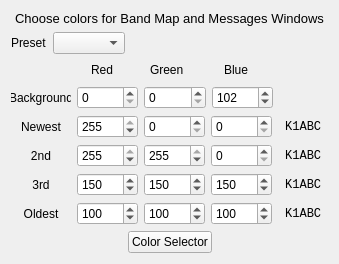
     <widget class="QWidget" name="tab_4">
      <attribute name="title">
       <string>Colors</string>
      </attribute>
      <layout class="QGridLayout" name="gridLayout_5">
       <item row="0" column="0">
        <layout class="QVBoxLayout" name="verticalLayout_10">
         <item>
          <widget class="QLabel" name="label_14">
           <property name="font">
            <font>
             <pointsize>10</pointsize>
            </font>
           </property>
           <property name="text">
            <string>Choose colors for Band Map and Messages Windows</string>
           </property>
           <property name="alignment">
            <set>Qt::AlignmentFlag::AlignCenter</set>
           </property>
          </widget>
         </item>
         <item>
          <layout class="QHBoxLayout" name="horizontalLayout_colorPreset">
           <item>
            <widget class="QLabel" name="label_colorPreset">
             <property name="text">
              <string>Preset</string>
             </property>
            </widget>
           </item>
           <item>
            <widget class="QComboBox" name="colorPresetComboBox"/>
           </item>
           <item>
            <spacer name="horizontalSpacer_colorPreset">
             <property name="orientation">
              <enum>Qt::Orientation::Horizontal</enum>
             </property>
             <property name="sizeHint" stdset="0">
              <size>
               <width>40</width>
               <height>20</height>
              </size>
             </property>
            </spacer>
           </item>
          </layout>
         </item>
         <item>
          <layout class="QHBoxLayout" name="horizontalLayout_17">
           <item>
            <spacer name="horizontalSpacer_17">
             <property name="orientation">
              <enum>Qt::Orientation::Horizontal</enum>
             </property>
             <property name="sizeType">
              <enum>QSizePolicy::Policy::Fixed</enum>
             </property>
             <property name="sizeHint" stdset="0">
              <size>
               <width>80</width>
               <height>20</height>
              </size>
             </property>
            </spacer>
           </item>
           <item>
            <widget class="QLabel" name="label_20">
             <property name="text">
              <string>Red</string>
             </property>
            </widget>
           </item>
           <item>
            <spacer name="horizontalSpacer_19">
             <property name="orientation">
              <enum>Qt::Orientation::Horizontal</enum>
             </property>
             <property name="sizeType">
              <enum>QSizePolicy::Policy::Fixed</enum>
             </property>
             <property name="sizeHint" stdset="0">
              <size>
               <width>31</width>
               <height>20</height>
              </size>
             </property>
            </spacer>
           </item>
           <item>
            <widget class="QLabel" name="label_21">
             <property name="text">
              <string>Green</string>
             </property>
            </widget>
           </item>
           <item>
            <spacer name="horizontalSpacer_20">
             <property name="orientation">
              <enum>Qt::Orientation::Horizontal</enum>
             </property>
             <property name="sizeType">
              <enum>QSizePolicy::Policy::Fixed</enum>
             </property>
             <property name="sizeHint" stdset="0">
              <size>
               <width>34</width>
               <height>20</height>
              </size>
             </property>
            </spacer>
           </item>
           <item>
            <widget class="QLabel" name="label_22">
             <property name="text">
              <string>Blue</string>
             </property>
            </widget>
           </item>
           <item>
            <spacer name="horizontalSpacer_18">
             <property name="orientation">
              <enum>Qt::Orientation::Horizontal</enum>
             </property>
             <property name="sizeType">
              <enum>QSizePolicy::Policy::Fixed</enum>
             </property>
             <property name="sizeHint" stdset="0">
              <size>
               <width>80</width>
               <height>20</height>
              </size>
             </property>
            </spacer>
           </item>
          </layout>
         </item>
         <item>
          <layout class="QHBoxLayout" name="horizontalLayout_11">
           <item>
            <widget class="QLabel" name="label_15">
             <property name="maximumSize">
              <size>
               <width>60</width>
               <height>16777215</height>
              </size>
             </property>
             <property name="text">
              <string>Background</string>
             </property>
             <property name="alignment">
              <set>Qt::AlignmentFlag::AlignCenter</set>
             </property>
            </widget>
           </item>
           <item>
            <widget class="QSpinBox" name="sbBackgroundRed">
             <property name="maximum">
              <number>255</number>
             </property>
            </widget>
           </item>
           <item>
            <widget class="QSpinBox" name="sbBackgroundGreen">
             <property name="maximum">
              <number>255</number>
             </property>
            </widget>
           </item>
           <item>
            <widget class="QSpinBox" name="sbBackgroundBlue">
             <property name="maximum">
              <number>255</number>
             </property>
             <property name="value">
              <number>102</number>
             </property>
            </widget>
           </item>
           <item>
            <spacer name="horizontalSpacer_14">
             <property name="orientation">
              <enum>Qt::Orientation::Horizontal</enum>
             </property>
             <property name="sizeType">
              <enum>QSizePolicy::Policy::Fixed</enum>
             </property>
             <property name="sizeHint" stdset="0">
              <size>
               <width>55</width>
               <height>20</height>
              </size>
             </property>
            </spacer>
           </item>
          </layout>
         </item>
         <item>
          <layout class="QHBoxLayout" name="horizontalLayout_12">
           <item>
            <widget class="QLabel" name="label_16">
             <property name="maximumSize">
              <size>
               <width>60</width>
               <height>16777215</height>
              </size>
             </property>
             <property name="text">
              <string>Newest</string>
             </property>
             <property name="alignment">
              <set>Qt::AlignmentFlag::AlignCenter</set>
             </property>
            </widget>
           </item>
           <item>
            <widget class="QSpinBox" name="sbRed0">
             <property name="maximum">
              <number>255</number>
             </property>
             <property name="value">
              <number>255</number>
             </property>
            </widget>
           </item>
           <item>
            <widget class="QSpinBox" name="sbGreen0">
             <property name="maximum">
              <number>255</number>
             </property>
            </widget>
           </item>
           <item>
            <widget class="QSpinBox" name="sbBlue0">
             <property name="maximum">
              <number>255</number>
             </property>
            </widget>
           </item>
           <item>
            <widget class="QLabel" name="lab0">
             <property name="sizePolicy">
              <sizepolicy hsizetype="Fixed" vsizetype="Preferred">
               <horstretch>0</horstretch>
               <verstretch>0</verstretch>
              </sizepolicy>
             </property>
             <property name="maximumSize">
              <size>
               <width>50</width>
               <height>16777215</height>
              </size>
             </property>
             <property name="font">
              <font>
               <family>Courier New</family>
               <pointsize>9</pointsize>
              </font>
             </property>
             <property name="text">
              <string> K1ABC</string>
             </property>
            </widget>
           </item>
          </layout>
         </item>
         <item>
          <layout class="QHBoxLayout" name="horizontalLayout_13">
           <item>
            <widget class="QLabel" name="label_17">
             <property name="maximumSize">
              <size>
               <width>60</width>
               <height>16777215</height>
              </size>
             </property>
             <property name="text">
              <string>2nd</string>
             </property>
             <property name="alignment">
              <set>Qt::AlignmentFlag::AlignCenter</set>
             </property>
            </widget>
           </item>
           <item>
            <widget class="QSpinBox" name="sbRed1">
             <property name="maximum">
              <number>255</number>
             </property>
             <property name="value">
              <number>255</number>
             </property>
            </widget>
           </item>
           <item>
            <widget class="QSpinBox" name="sbGreen1">
             <property name="maximum">
              <number>255</number>
             </property>
             <property name="value">
              <number>255</number>
             </property>
            </widget>
           </item>
           <item>
            <widget class="QSpinBox" name="sbBlue1">
             <property name="maximum">
              <number>255</number>
             </property>
            </widget>
           </item>
           <item>
            <widget class="QLabel" name="lab1">
             <property name="sizePolicy">
              <sizepolicy hsizetype="Fixed" vsizetype="Preferred">
               <horstretch>0</horstretch>
               <verstretch>0</verstretch>
              </sizepolicy>
             </property>
             <property name="maximumSize">
              <size>
               <width>50</width>
               <height>16777215</height>
              </size>
             </property>
             <property name="font">
              <font>
               <family>Courier New</family>
               <pointsize>9</pointsize>
              </font>
             </property>
             <property name="text">
              <string> K1ABC</string>
             </property>
            </widget>
           </item>
          </layout>
         </item>
         <item>
          <layout class="QHBoxLayout" name="horizontalLayout_14">
           <item>
            <widget class="QLabel" name="label_18">
             <property name="maximumSize">
              <size>
               <width>60</width>
               <height>16777215</height>
              </size>
             </property>
             <property name="text">
              <string>3rd</string>
             </property>
             <property name="alignment">
              <set>Qt::AlignmentFlag::AlignCenter</set>
             </property>
            </widget>
           </item>
           <item>
            <widget class="QSpinBox" name="sbRed2">
             <property name="maximum">
              <number>255</number>
             </property>
             <property name="value">
              <number>150</number>
             </property>
            </widget>
           </item>
           <item>
            <widget class="QSpinBox" name="sbGreen2">
             <property name="maximum">
              <number>255</number>
             </property>
             <property name="value">
              <number>150</number>
             </property>
            </widget>
           </item>
           <item>
            <widget class="QSpinBox" name="sbBlue2">
             <property name="maximum">
              <number>255</number>
             </property>
             <property name="value">
              <number>150</number>
             </property>
            </widget>
           </item>
           <item>
            <widget class="QLabel" name="lab2">
             <property name="sizePolicy">
              <sizepolicy hsizetype="Fixed" vsizetype="Preferred">
               <horstretch>0</horstretch>
               <verstretch>0</verstretch>
              </sizepolicy>
             </property>
             <property name="maximumSize">
              <size>
               <width>50</width>
               <height>16777215</height>
              </size>
             </property>
             <property name="font">
              <font>
               <family>Courier New</family>
               <pointsize>9</pointsize>
              </font>
             </property>
             <property name="text">
              <string> K1ABC</string>
             </property>
            </widget>
           </item>
          </layout>
         </item>
         <item>
          <layout class="QHBoxLayout" name="horizontalLayout_15">
           <item>
            <widget class="QLabel" name="label_19">
             <property name="maximumSize">
              <size>
               <width>60</width>
               <height>16777215</height>
              </size>
             </property>
             <property name="text">
              <string>Oldest</string>
             </property>
             <property name="alignment">
              <set>Qt::AlignmentFlag::AlignCenter</set>
             </property>
            </widget>
           </item>
           <item>
            <widget class="QSpinBox" name="sbRed3">
             <property name="maximum">
              <number>255</number>
             </property>
             <property name="value">
              <number>100</number>
             </property>
            </widget>
           </item>
           <item>
            <widget class="QSpinBox" name="sbGreen3">
             <property name="maximum">
              <number>255</number>
             </property>
             <property name="value">
              <number>100</number>
             </property>
            </widget>
           </item>
           <item>
            <widget class="QSpinBox" name="sbBlue3">
             <property name="maximum">
              <number>255</number>
             </property>
             <property name="value">
              <number>100</number>
             </property>
            </widget>
           </item>
           <item>
            <widget class="QLabel" name="lab3">
             <property name="sizePolicy">
              <sizepolicy hsizetype="Fixed" vsizetype="Preferred">
               <horstretch>0</horstretch>
               <verstretch>0</verstretch>
              </sizepolicy>
             </property>
             <property name="maximumSize">
              <size>
               <width>50</width>
               <height>16777215</height>
              </size>
             </property>
             <property name="font">
              <font>
               <family>Courier New</family>
               <pointsize>9</pointsize>
              </font>
             </property>
             <property name="text">
              <string> K1ABC</string>
             </property>
            </widget>
           </item>
          </layout>
         </item>
         <item>
          <layout class="QHBoxLayout" name="horizontalLayout_16">
           <item>
            <spacer name="horizontalSpacer_15">
             <property name="orientation">
              <enum>Qt::Orientation::Horizontal</enum>
             </property>
             <property name="sizeHint" stdset="0">
              <size>
               <width>40</width>
               <height>20</height>
              </size>
             </property>
            </spacer>
           </item>
           <item>
            <widget class="QPushButton" name="pushButton_5">
             <property name="text">
              <string>Color Selector</string>
             </property>
            </widget>
           </item>
           <item>
            <spacer name="horizontalSpacer_16">
             <property name="orientation">
              <enum>Qt::Orientation::Horizontal</enum>
             </property>
             <property name="sizeHint" stdset="0">
              <size>
               <width>40</width>
               <height>20</height>
              </size>
             </property>
            </spacer>
           </item>
          </layout>
         </item>
        </layout>
       </item>
      </layout>
     </widget>
